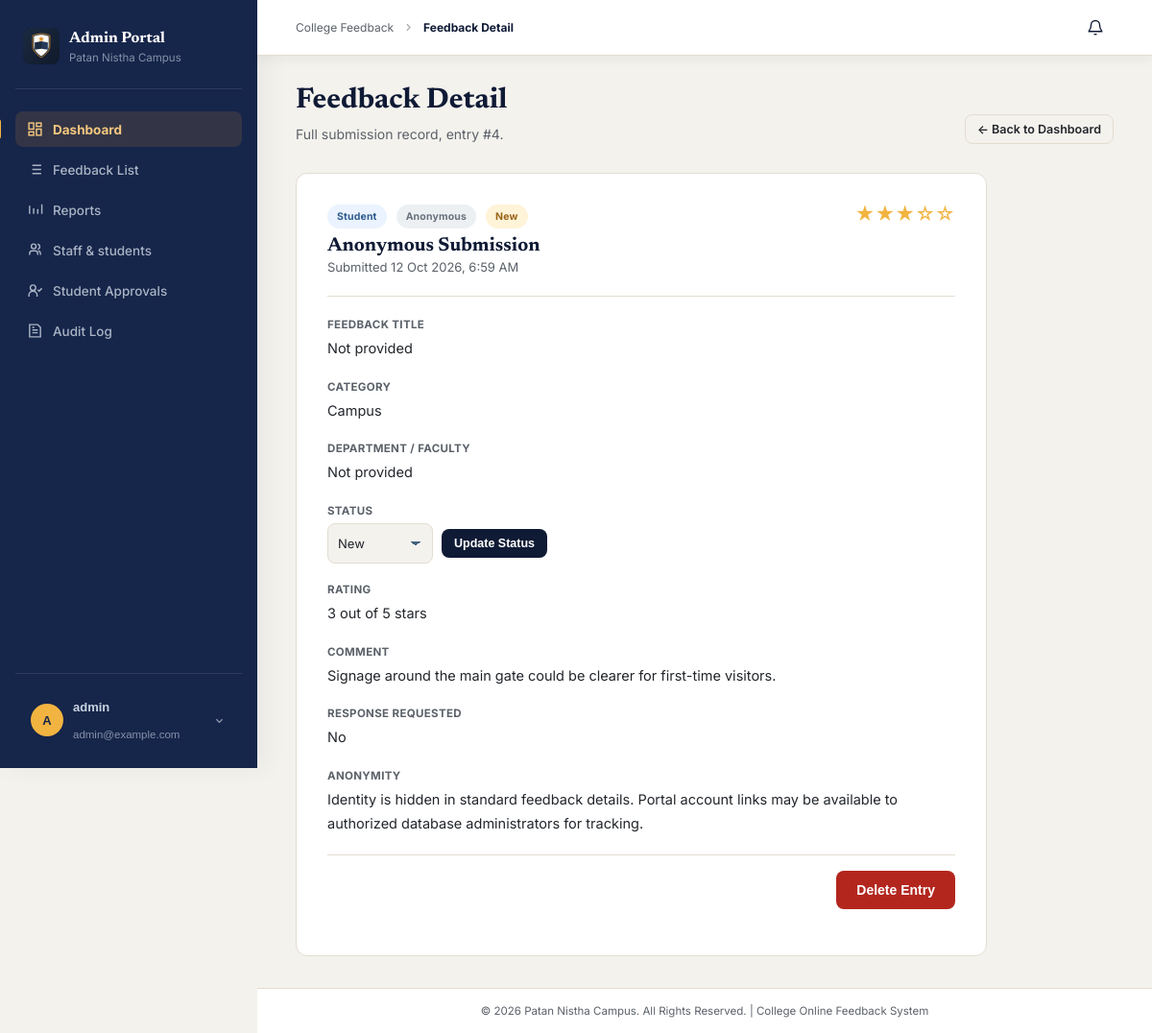
Screenshot of /admin-portal/view_feedback.php?id=4 (signed in) with the database file from the repository.
### tables this page shows
CREATE TABLE IF NOT EXISTS feedback (
    id              INT AUTO_INCREMENT PRIMARY KEY,
    submitter_name  VARCHAR(100) NULL,                          
    submitter_type  ENUM('Student','Teacher & Staff') NOT NULL,
    is_anonymous    TINYINT(1) NOT NULL DEFAULT 0,
    category        VARCHAR(100) NOT NULL,
    feedback_title VARCHAR(200) NULL,
    department_faculty VARCHAR(50) NULL,
    semester_year   VARCHAR(40) NULL,
    urgency_level   VARCHAR(12) NULL,
    rating          TINYINT NOT NULL CHECK (rating BETWEEN 1 AND 5),
    overall_satisfaction TINYINT NULL CHECK (overall_satisfaction BETWEEN 1 AND 5),
    message         TEXT NOT NULL,
    preferred_solution TEXT NULL,
    follow_up_required TINYINT(1) NOT NULL DEFAULT 0,
    staff_department VARCHAR(60) NULL,
    staff_role      VARCHAR(60) NULL,
    suggested_improvements TEXT NULL,
    attachment_path VARCHAR(255) NULL,
    attachment_name VARCHAR(255) NULL,
    submit_date     DATETIME NOT NULL DEFAULT CURRENT_TIMESTAMP,
    INDEX idx_type (submitter_type),
    INDEX idx_category (category),
    INDEX idx_rating (rating),
    INDEX idx_date (submit_date)
);

### admin-portal/view_feedback.php (the view, shortened to what this page needs)
<?php
require 'includes/db.php';
$id = (int) ($_GET['id'] ?? 0);
$stmt = $pdo->prepare('SELECT * FROM feedback WHERE id = :id');
$stmt->execute([':id' => $id]);
$row = $stmt->fetch();
if ($row['is_anonymous']) {
  $row['submitter_name'] = null;
}
function badgeClass($type) {
    return match ($type) {
        'Student' => 'badge-student',
        'Teacher & Staff' => 'badge-staff',
        default => '',
    };
}
function starGlyphs($rating) {
    return str_repeat('★', (int) $rating) . str_repeat('☆', 5 - (int) $rating);
}
$currentStatus = $row['status'] ?? 'New';
$pageTitle = 'Feedback Detail';
$active = 'dashboard';
include 'includes/header.php';
?>
<div class="page-head">
  <div>
    <h1>Feedback Detail</h1>
    <p>Full submission record, entry #<?php echo (int) $row['id']; ?>.</p>
  </div>
  <a href="dashboard.php" class="btn btn-outline btn-sm">&larr; Back to Dashboard</a>
</div>
<div class="detail-card">
  <div class="detail-top">
    <div>
      <div class="detail-meta">
        <span class="badge <?php echo badgeClass($row['submitter_type']); ?>"><?php echo htmlspecialchars($row['submitter_type']); ?></span>
        <?php if ($row['is_anonymous']): ?><span class="badge badge-anon">Anonymous</span><?php endif; ?>
        <span class="badge badge-<?php echo strtolower($currentStatus); ?>"><?php echo htmlspecialchars($currentStatus); ?></span>
      </div>
      <h2><?php echo $row['is_anonymous'] ? 'Anonymous Submission' : htmlspecialchars($row['submitter_name'] ?: 'Unnamed'); ?></h2>
      <div class="detail-date">Submitted <?php echo date('d M Y, g:i A', strtotime($row['submit_date'])); ?></div>
    </div>
    <span class="stars-inline" style="font-size:20px;"><?php echo starGlyphs($row['rating']); ?></span>
  </div>
  <div class="detail-block">
    <label>Feedback title</label>
    <div class="value"><?php echo htmlspecialchars($row['feedback_title'] ?: 'Not provided'); ?></div>
  </div>
  <div class="detail-block">
    <label>Category</label>
    <div class="value"><?php echo htmlspecialchars($row['category']); ?></div>
  </div>
  <?php if ($row['submitter_type'] === 'Student'): ?>
    <div class="detail-block"><label>Department / Faculty</label><div class="value"><?php echo htmlspecialchars($row['department_faculty'] ?: 'Not provided'); ?></div></div>
  <?php elseif ($row['submitter_type'] === 'Teacher & Staff'): ?>
    <div class="detail-block"><label>Staff department and role</label><div class="value"><?php echo htmlspecialchars(trim(($row['staff_department'] ?? '') . ' · ' . ($row['staff_role'] ?? ''), ' ·') ?: 'Not provided'); ?></div></div>
  <?php endif; ?>
  <div class="detail-block status-control">
    <label for="feedbackStatus">Status</label>
    <form method="POST" action="status_update.php" data-status-form>
      <select id="feedbackStatus" name="status" data-status-select>
        <?php foreach (['New', 'Reviewed', 'Resolved'] as $option): ?><option value="<?php echo $option; ?>" <?php echo $currentStatus === $option ? 'selected' : ''; ?>><?php echo $option; ?></option><?php endforeach; ?>
      </select>
      <button type="submit" class="btn btn-primary btn-sm">Update Status</button>
    </form>
  </div>
  <div class="detail-block">
    <label>Rating</label>
    <div class="value"><?php echo (int) $row['rating']; ?> out of 5 stars</div>
  </div>
  <div class="detail-block">
    <label>Comment</label>
    <div class="value"><?php echo nl2br(htmlspecialchars($row['message'])); ?></div>
  </div>
  <div class="detail-block"><label>Response requested</label><div class="value"><?php echo !empty($row['follow_up_required']) ? 'Yes — use the contact details on the associated account where permitted.' : 'No'; ?></div></div>
  <div class="detail-block">
    <label>Anonymity</label>
    <div class="value">
      <?php echo $row['is_anonymous']
        ? 'Identity is hidden in standard feedback details. Portal account links may be available to authorized database administrators for tracking.'
        : 'Submitted with name: ' . htmlspecialchars($row['submitter_name'] ?: '—'); ?>
    </div>
  </div>
  <div class="detail-actions">
    <button type="button" class="btn btn-danger" data-delete-id="<?php echo (int) $row['id']; ?>"
            data-delete-name="<?php echo htmlspecialchars($row['is_anonymous'] ? 'this anonymous entry' : ($row['submitter_name'] ?: 'this entry')); ?>">
      Delete Entry
    </button>
  </div>
</div>
<?php include 'includes/footer.php'; ?>

### admin-portal/includes/header.php (shortened to what this page needs)
<?php
$headerAdminEmail = '';
if (isset($pdo) && !empty($_SESSION['admin_id'])) {
  $headerEmailStmt = $pdo->prepare('SELECT email FROM admin WHERE id = :id LIMIT 1');
  $headerEmailStmt->execute([':id' => $_SESSION['admin_id']]);
  $headerAdminEmail = (string) ($headerEmailStmt->fetchColumn() ?: '');
}
?>
<!DOCTYPE html>
<html lang="en">
<head>
<link rel="stylesheet" href="css/admin.css">
<link rel="stylesheet" href="../list_ui.css">
<link rel="stylesheet" href="../portal_selects.css">
</head>
<body class="admin-body">
<div class="admin-shell">
  <aside class="sidebar">
    <div class="sb-brand">
      <span class="brand-mark"><img class="brand-logo" src="../assets/logo.svg" alt=""></span>
      <div><strong>Admin Portal</strong><br><small>Patan Nistha Campus</small></div>
    </div>
    <nav class="sb-nav">
      <a href="dashboard.php" class="sb-link <?php echo $active === 'dashboard' ? 'active' : ''; ?>">
        <svg width="17" height="17" viewBox="0 0 24 24" fill="none" stroke="currentColor" stroke-width="2"><rect x="3" y="3" width="7" height="9"/><rect x="14" y="3" width="7" height="5"/><rect x="14" y="12" width="7" height="9"/><rect x="3" y="16" width="7" height="5"/></svg>
        Dashboard
      </a>
      <a href="feedback_list.php" class="sb-link <?php echo $active === 'feedback-list' ? 'active' : ''; ?>">
        <svg width="17" height="17" viewBox="0 0 24 24" fill="none" stroke="currentColor" stroke-width="2"><path d="M8 6h13M8 12h13M8 18h13"/><path d="M3 6h.01M3 12h.01M3 18h.01"/></svg>
        Feedback List
      </a>
      <a href="status_reports.php" class="sb-link <?php echo $active === 'status-reports' ? 'active' : ''; ?>">
        <svg width="17" height="17" viewBox="0 0 24 24" fill="none" stroke="currentColor" stroke-width="2"><path d="M4 18V6"/><path d="M10 18V10"/><path d="M16 18v-7"/><path d="M22 18V4"/></svg>
        Reports
      </a>
      <a href="accounts_manage.php?tab=accounts&amp;category=all" class="sb-link <?php echo $active === 'accounts' ? 'active' : ''; ?>">
        <svg width="17" height="17" viewBox="0 0 24 24" fill="none" stroke="currentColor" stroke-width="2"><path d="M16 19v-2a4 4 0 0 0-4-4H8a4 4 0 0 0-4 4v2"/><circle cx="10" cy="6.5" r="3.5"/><path d="M20 19v-2a4 4 0 0 0-3-3.87"/><path d="M16 3.13a4 4 0 0 1 0 7.75"/></svg>
        Staff &amp; students
      </a>
      <a href="student_approvals.php" class="sb-link <?php echo $active === 'student-approvals' ? 'active' : ''; ?>">
        <svg width="17" height="17" viewBox="0 0 24 24" fill="none" stroke="currentColor" stroke-width="2"><circle cx="9" cy="8" r="4"/><path d="M3 21v-2a6 6 0 0 1 12 0v2"/><path d="m16 11 2 2 4-4"/></svg>
        Student Approvals
      </a>
      <a href="accounts_manage.php?tab=audit" class="sb-link <?php echo $active === 'account-audit' ? 'active' : ''; ?>">
        <svg width="17" height="17" viewBox="0 0 24 24" fill="none" stroke="currentColor" stroke-width="2"><path d="M8 3h8l4 4v14H4V3h4Z"/><path d="M8 11h8M8 15h8M8 7h3"/></svg>
        Audit Log
      </a>
    </nav>
    <div class="sb-footer account-menu" id="accountMenu">
      <button type="button" class="sb-account-trigger" id="accountMenuToggle" aria-expanded="false" aria-controls="accountPopover">
      <div class="sb-admin">
        <div class="avatar"><?php echo strtoupper(substr($_SESSION['admin_username'] ?? 'A', 0, 1)); ?></div>
        <div>
          <strong><?php echo htmlspecialchars($_SESSION['admin_username'] ?? 'Admin'); ?></strong><br>
          <small><?php echo htmlspecialchars($headerAdminEmail ?: 'Administrator', ENT_QUOTES, 'UTF-8'); ?></small>
        </div>
      </div>
        <svg class="account-chevron" aria-hidden="true" viewBox="0 0 24 24" fill="none" stroke="currentColor" stroke-width="2"><path d="m7 10 5 5 5-5"/></svg>
      </button>
    </div>
  </aside>
  <main class="admin-main">
    <div class="admin-topbar">
      <nav class="admin-breadcrumb" aria-label="Breadcrumb"><a href="dashboard.php">College Feedback</a><svg aria-hidden="true" viewBox="0 0 24 24" fill="none" stroke="currentColor" stroke-width="2"><path d="m9 18 6-6-6-6"/></svg><span><?php echo htmlspecialchars($pageTitle ?? 'Dashboard', ENT_QUOTES, 'UTF-8'); ?></span></nav>
      <div class="notification-wrap" id="feedbackNotifications" data-notification-scope="<?php echo htmlspecialchars($_SESSION['notification_scope'] ?? ('admin-' . (int) $_SESSION['admin_id']), ENT_QUOTES, 'UTF-8'); ?>">
        <button type="button" class="notification-toggle" id="notificationToggle" aria-expanded="false" aria-controls="notificationPanel" aria-label="Notifications">
          <span class="notification-bell-icon"><svg aria-hidden="true" viewBox="0 0 24 24" fill="none" stroke="currentColor" stroke-width="1.8"><path d="M18 8a6 6 0 0 0-12 0c0 7-3 7-3 9h18c0-2-3-2-3-9"/><path d="M10 21h4"/></svg><span class="notification-count" id="notificationCount" hidden>0</span></span>
        </button>
      </div>
    </div>

### admin-portal/includes/footer.php (shortened to what this page needs)
    <footer class="admin-site-footer">
      <span>&copy; <?php echo date('Y'); ?> Patan Nistha Campus. All Rights Reserved. | College Online Feedback System</span>
    </footer>
  </main>
</div>
</body>
</html>

### portal_selects.css (style rules this page uses)
select { min-height: 42px; padding: 8px 38px 8px 11px; border: 1px solid #dedbd3; border-radius: 8px; appearance: none; background-color: #fcfbf8; background-image: linear-gradient(45deg, transparent 50%, #466381 50%), linear-gradient(135deg, #466381 50%, transparent 50%); background-position: calc(100% - 17px) 18px, calc(100% - 12px) 18px; background-size: 5px 5px, 5px 5px; background-repeat: no-repeat; color: #152a45; font: 13px Inter, Arial, sans-serif; cursor: pointer; transition: border-color .16s ease, box-shadow .16s ease, background-color .16s ease; }
.filter-group select, .filter-panel-grid select, .filter-panel select, .filter-bar select, .account-category-control select, .account-editor-form select, .account-filter-form select, .status-control select, .modal-status-disclosure .status-control select, .table-status-form select, .pagination-size-form select { appearance: none; -webkit-appearance: none; padding-right: 38px; background-image: linear-gradient(45deg, transparent 50%, #466381 50%), linear-gradient(135deg, #466381 50%, transparent 50%); background-position: calc(100% - 17px) 50%, calc(100% - 12px) 50%; background-size: 5px 5px, 5px 5px; background-repeat: no-repeat; }

### rows the page displays
feedback: id "4", submitter_type "Student", submit_date "12 Oct 2026, 6:59 AM", rating "★★★☆☆", feedback_title "Not provided", category "Campus", department_faculty "Not provided", rating "3", message "Signage around the main gate could be clearer for first-time visitors."

### other values shown
substr($_SESSION['admin_username'] ?? 'A', 0, 1) "A"
$_SESSION['admin_username'] "admin"
$headerAdminEmail ?: 'Administrator' "admin@example.com"
$pageTitle "Feedback Detail"
$currentStatus "New"
form field status "New"
